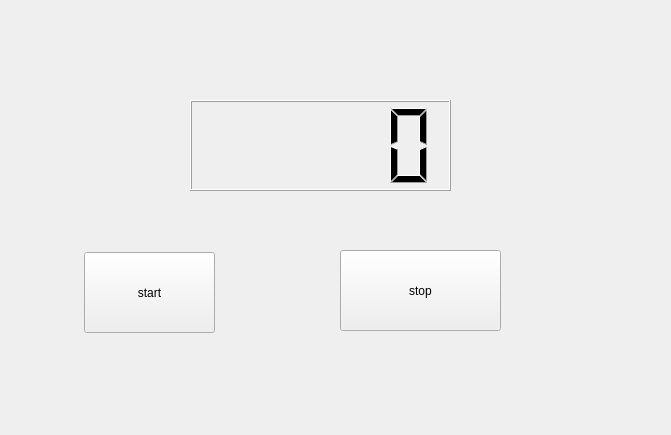
<?xml version="1.0" encoding="UTF-8"?>
<ui version="4.0">
 <class>Widget</class>
 <widget class="QWidget" name="Widget">
  <property name="geometry">
   <rect>
    <x>0</x>
    <y>0</y>
    <width>671</width>
    <height>435</height>
   </rect>
  </property>
  <property name="windowTitle">
   <string>Widget</string>
  </property>
  <widget class="QPushButton" name="pushButton">
   <property name="geometry">
    <rect>
     <x>84</x>
     <y>252</y>
     <width>131</width>
     <height>81</height>
    </rect>
   </property>
   <property name="text">
    <string>start</string>
   </property>
  </widget>
  <widget class="QPushButton" name="pushButton_2">
   <property name="geometry">
    <rect>
     <x>340</x>
     <y>250</y>
     <width>161</width>
     <height>81</height>
    </rect>
   </property>
   <property name="text">
    <string>stop</string>
   </property>
  </widget>
  <widget class="QLCDNumber" name="lcdNumber">
   <property name="geometry">
    <rect>
     <x>190</x>
     <y>100</y>
     <width>261</width>
     <height>91</height>
    </rect>
   </property>
  </widget>
 </widget>
 <layoutdefault spacing="6" margin="11"/>
 <resources/>
 <connections/>
</ui>
